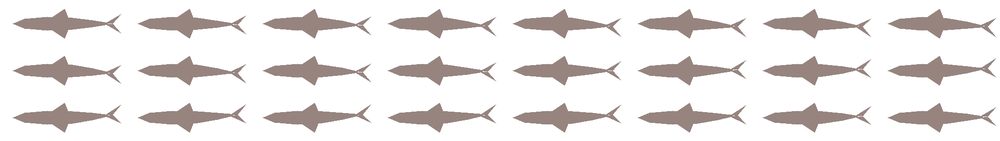
#> input picture Assets/Resources/CampaignArt/Beasts/beast_sandshark_shadow.png, 1000 x 141 px, shrunk from 2048 x 288 before the run
$ python cut_bg.py ../../../../../Assets/Resources/CampaignArt/Beasts/beast_sandshark_shadow.png ../../../../../Assets/Resources/CampaignArt/Beasts/beast_sandshark_shadow.png 5
#> lines starting #> are read from the running program, lines starting #| are printed output that depends on the picture
"""Cut a flat background off a PixelLab object: clear every pixel joined to the border whose colour is
within a tolerance of the border colour. Usage: cut_bg.py <in> <out> <tolerance>"""
import sys
from collections import deque
from PIL import Image

src, dst, tol = sys.argv[1], sys.argv[2], int(sys.argv[3])
im = Image.open(src).convert("RGBA")
#> im is the input picture: PIL image 1000x141 RGBA; mean R, G, B, A 14.2, 5.6, 3.5, 26.3
w, h = im.size
#> w = 1000; h = 141
px = im.load()
corners = [px[0, 0], px[w - 1, 0], px[0, h - 1], px[w - 1, h - 1]]
#> corners = [(0, 0, 0, 0), (0, 0, 0, 0), (0, 0, 0, 0), (0, 0, 0, 0)]


def close(c):
    return c[3] < 128 or any(sum(abs(c[i] - k[i]) for i in range(3)) <= tol for k in corners)


seen = [[False] * w for _ in range(h)]
q = deque((x, y) for x in range(w) for y in (0, h - 1)) + deque((x, y) for y in range(h) for x in (0, w - 1))
while q:
    x, y = q.popleft()
    if not (0 <= x < w and 0 <= y < h) or seen[y][x] or not close(px[x, y]):
        continue
    seen[y][x] = True
    px[x, y] = (0, 0, 0, 0)
    q.extend(((x + 1, y), (x - 1, y), (x, y + 1), (x, y - 1)))
#> after the loop, seen = 141 items
im.save(dst)
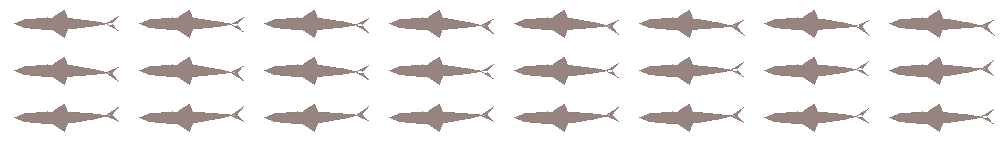
#> saved as beast_sandshark_shadow.png: PIL image 1000x141 RGBA; mean R, G, B, A 10, 4.4, 2.7, 23; transparent parts drawn white
print(dst, "kept bbox", im.getbbox())
#| ../../../../../Assets/Resources/CampaignArt/Beasts/beast_sandshark_shadow.png kept bbox (14, 10, 995, 132)
